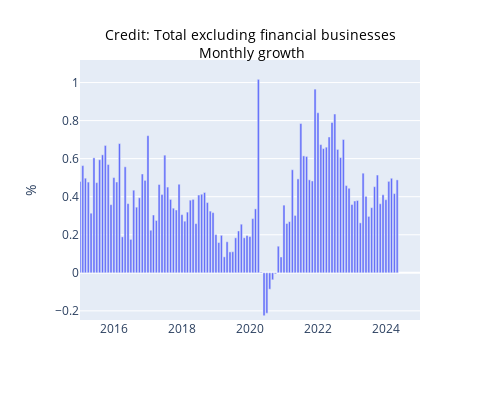

Source (notebook cell):
### Code cell
startDateExample = datetime(2015, 1, 1)
endDateExample = datetime(2024, 12, 31)
seriesToGraph = 'Credit; Total excluding financial businesses; Monthly growth'

graph_series(seriesToGraph, df, startDateExample, endDateExample)

### Figure 1 — Plotly figure (JSON) as saved in the notebook; plotly's stock layout.template omitted (floating-point values rounded to 4 significant figures; data arrays with more than 128 entries replaced by an {"elided": "..."} marker saying what was removed)
{"data": [{"alignmentgroup": "True", "hovertemplate": "Date=%{x}<br>Credit; Total excluding financial businesses; Monthly growth=%{y}<extra></extra>", "legendgroup": "", "marker": {"color": "#636efa", "pattern": {"shape": ""}}, "name": "", "offsetgroup": "", "orientation": "v", "showlegend": false, "textposition": "auto", "type": "bar", "x": {"elided": "572 str values"}, "xaxis": "x", "y": {"elided": "572 float values"}, "yaxis": "y"}], "layout": {"barmode": "relative", "height": 400, "hovermode": "x", "legend": {"tracegroupgap": 0}, "margin": {"t": 60}, "title": {"font": {"color": "black", "size": 14}, "text": "Credit: Total excluding financial businesses<br> Monthly growth", "x": 0.5, "y": 0.9}, "width": 500, "xaxis": {"anchor": "y", "domain": [0, 1], "range": ["2015-01-01T00:00:00", "2024-12-31T00:00:00"], "title": {"text": " "}, "type": "date"}, "yaxis": {"anchor": "x", "domain": [0, 1], "range": [-0.2481, 1.118], "title": {"text": "%"}, "type": "linear"}}}
